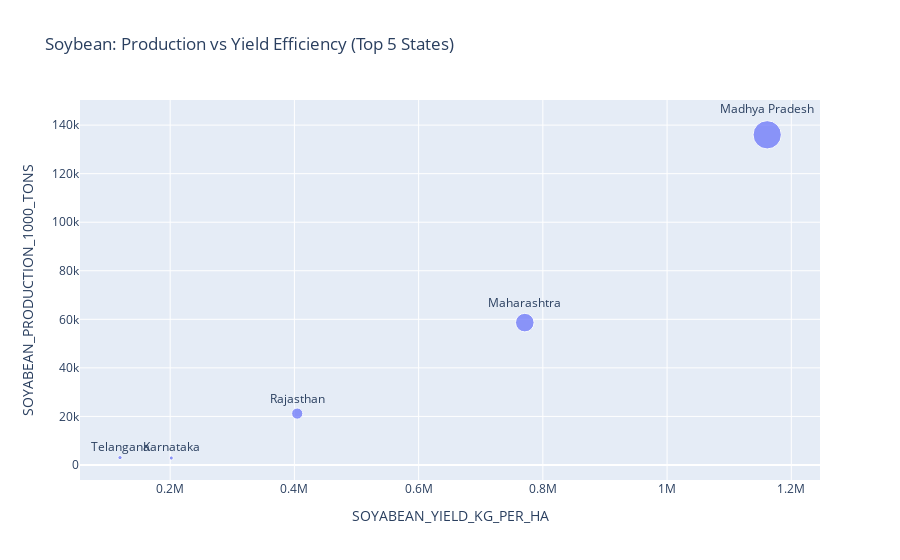

Notebook cell for this chart:
### Code cell
#Soybean Production by Top 5 States and Yield Efficiency
soy = df.groupby("STATE_NAME")[["SOYABEAN_PRODUCTION_1000_TONS", "SOYABEAN_YIELD_KG_PER_HA"]].sum()

soy_top5 = soy.nlargest(5, "SOYABEAN_PRODUCTION_1000_TONS")

fig = px.scatter(
    soy_top5,
    x="SOYABEAN_YIELD_KG_PER_HA",
    y="SOYABEAN_PRODUCTION_1000_TONS",
    text=soy_top5.index,
    title="Soybean: Production vs Yield Efficiency (Top 5 States)",
    size="SOYABEAN_PRODUCTION_1000_TONS"
)
fig.update_traces(textposition="top center")
fig.show()

### Figure 1 — Plotly figure (JSON) as saved in the notebook; plotly's stock layout.template omitted (floating-point values rounded to 4 significant figures)
{"data": [{"hovertemplate": "SOYABEAN_YIELD_KG_PER_HA=%{x}<br>SOYABEAN_PRODUCTION_1000_TONS=%{marker.size}<br>STATE_NAME=%{text}<extra></extra>", "legendgroup": "", "marker": {"color": "#636efa", "size": [136000.0, 58640.0, 21170.0, 3022.0, 2874.0], "sizemode": "area", "sizeref": 340.0, "symbol": "circle"}, "mode": "markers+text", "name": "", "orientation": "v", "showlegend": false, "text": ["Madhya Pradesh", "Maharashtra", "Rajasthan", "Telangana", "Karnataka"], "textposition": "top center", "type": "scatter", "x": [1161000.0, 770900.0, 404600.0, 119200.0, 201800.0], "xaxis": "x", "y": [136000.0, 58640.0, 21170.0, 3022.0, 2874.0], "yaxis": "y"}], "layout": {"legend": {"itemsizing": "constant", "tracegroupgap": 0}, "title": {"text": "Soybean: Production vs Yield Efficiency (Top 5 States)"}, "xaxis": {"anchor": "y", "domain": [0, 1], "title": {"text": "SOYABEAN_YIELD_KG_PER_HA"}}, "yaxis": {"anchor": "x", "domain": [0, 1], "title": {"text": "SOYABEAN_PRODUCTION_1000_TONS"}}}}
